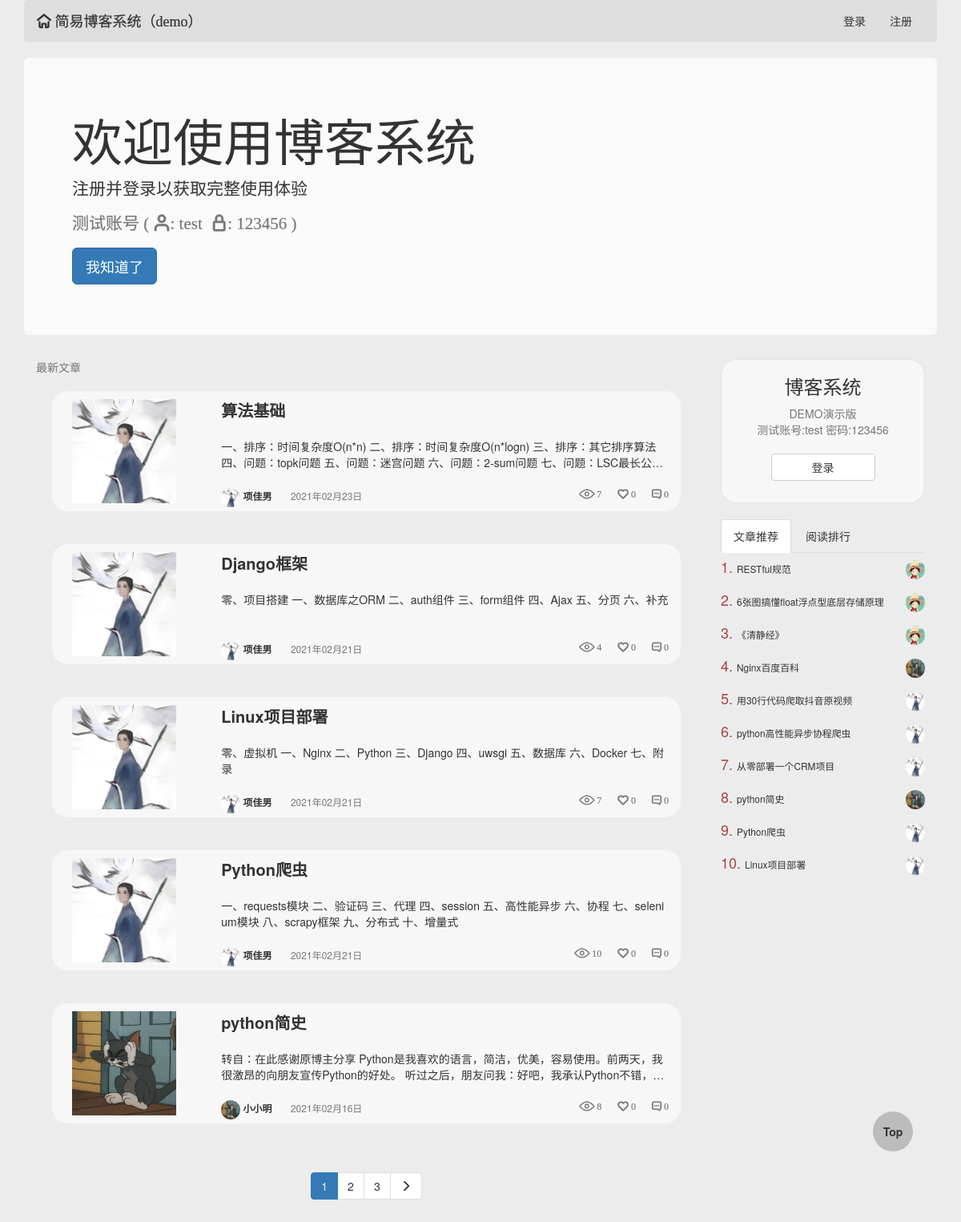
The app's page /, older data.
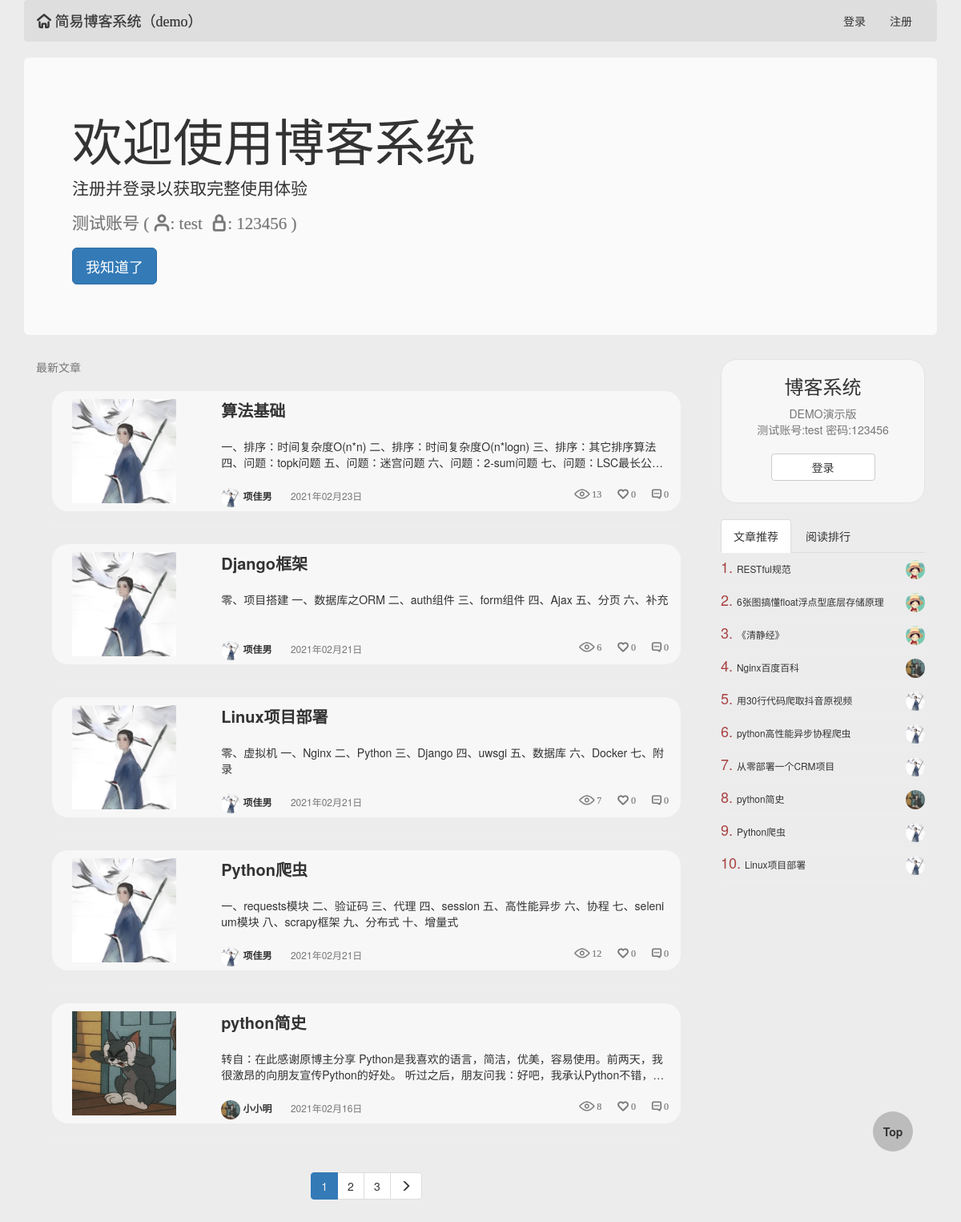
The same page, newer data.
### blog/models.py (models this page shows, shortened)
class Article(models.Model):
    title = models.CharField(max_length=64, verbose_name='文章标题')
    desc = models.CharField(max_length=256, verbose_name='文章描述信息')
    create_time = models.DateTimeField(auto_now_add=True, verbose_name='文章创建日期')
    content = models.TextField()
    view_count = models.IntegerField(default=0)
    like_count = models.IntegerField(default=0)
    dislike_count = models.IntegerField(default=0)
    comment_count = models.IntegerField(default=0)
    user = models.ForeignKey('UserInfo', on_delete=models.CASCADE)
    tag = models.ManyToManyField('Tag')

class UserInfo(AbstractUser):
    create_time = models.DateTimeField(auto_now_add=True, verbose_name='用户创建时间')
    avatar = models.FileField(upload_to='avatars/', default='avatars/default.png')
    blog_site = models.OneToOneField('BlogSite', null=True, on_delete=models.CASCADE)
    def __str__(self):
        return self.username

### blog/views.py (the view)
# urls.py: 2. Add a URL to urlpatterns:  path('', views.home, name='home')
def home(request):
    if not request.session.get('welcome'):
        request.session['welcome'] = 'first'
    else:
        request.session['welcome'] = 'again'
    article_list = Article.objects.all().order_by('-create_time')
    current_page, page_range, current_page_num = my_paginator(request, article_list, 5)
    form_login = UserFormLogin()
    form_reg = UserFormReg()
    return render(request, "home.html", locals())

### blog/templatetags/my_tags.py (called while the page is built)
@register.inclusion_tag('parts/side-right.html')
def get_side_right_style(request):
    article_list_hot = Article.objects.order_by('-like_count')[:10]
    article_list_view = Article.objects.order_by('-view_count')[:10]
    return {'article_list_hot': article_list_hot, 'article_list_view': article_list_view, 'request': request}

@register.inclusion_tag('parts/header.html')
def get_header_style(request):
    form_login = UserFormLogin()
    form_reg = UserFormReg()
    username = UserInfo.objects.filter(username=request.user.username).first()
    blog_site = BlogSite.objects.filter(userinfo=username).first()
    return {'form_login': form_login, 'form_reg': form_reg, 'request': request, 'blog_site': blog_site}

@register.inclusion_tag('parts/paginator.html')
def get_paginator_style(current_page, page_range, current_page_num):
    return {'current_page': current_page, 'page_range': page_range, 'current_page_num': current_page_num}

### blog/views.py (called while the page is built)
def my_paginator(request, article_list, max_item):
    paginator = Paginator(article_list, max_item)
    current_page_num = int(request.GET.get('page', 1))
    try:  # 正常页码
        current_page = paginator.page(current_page_num)
    except EmptyPage as e:  # 错误页码，设置为1
        current_page = paginator.page(1)
    num = 3  # 显示的页面总个数：(num * 2) + 1
    if paginator.num_pages > (num * 2) + 1:
        if current_page_num - num <= 0:
            page_range = range(1, (num * 2) + 2)
        elif current_page_num + num > paginator.count:
            page_range = range(paginator.count - (num * 2), paginator.count + 1)
        else:
            page_range = range(current_page_num - num, current_page_num + num + 1)
    else:
        page_range = paginator.page_range
    return current_page, page_range, current_page_num

### templates/home.html (shortened to what this page needs)
{% extends "base0.html" %}
{% block body %}
    <div class="header">
        {% load my_tags %}
        {% get_header_style request %}
    </div>
    {% if request.session.welcome == 'first' %}
        <div class="jumbotron welcome">
            <h1>欢迎使用博客系统</h1>
            <p>注册并登录以获取完整使用体验</p>
            <p class="iconfont text-muted">测试账号 (&nbsp;&#xe62f;:&nbsp;test&nbsp;&nbsp;&#xe627;:&nbsp;123456&nbsp;)</p>
            <p><span id="welcome-btn" class="btn btn-primary btn-lg">我知道了</span></p>
        </div>
    {% endif %}
    <div class="col-md-9">
        <span class="text-muted">最新文章</span>
        <div class="article-list">
            {% for article in current_page %}
                <div class="article-item clearfix bg-info">
                    <div class="col-md-3">
                        <div class="view-img">
                            <a href="/{{ article.user.username }}/articles/{{ article.id }}">
                                <img src="/media/{{ article.user.avatar }}" height="130">
                            </a>
                        </div>
                    </div>
                    <div class="col-md-9">
                        <div class="media-right view-title">
                            <p>
                                <a href="/{{ article.user.username }}/articles/{{ article.id }}">{{ article.title }}</a>
                            </p>
                            <span>
                            {{ article.desc }}
                        </span>
                        </div>
                        <div class="pull-left text-muted view-other">
                            <a href="/{{ article.user }}/">
                                <img src="/media/{{ article.user.avatar }}">
                                {{ article.user }}
                            </a>
                            <span class="">{{ article.create_time|date:'Y年m月d日' }}</span>
                            <span class="pull-right iconfont">&#xe630; {{ article.comment_count }}</span>
                            <span class="pull-right iconfont">&#xe626; {{ article.like_count }}</span>
                            <span class="pull-right iconfont">&#xe601; {{ article.view_count }}</span>
                        </div>
                    </div>
                </div>
                <hr>
            {% endfor %}
            {% load my_tags %}
            {% get_paginator_style current_page page_range current_page_num %}
        </div>
    </div>
    <div class="col-md-3">
        {% load my_tags %}
        {% get_side_right_style request %}
    </div>
{% endblock %}

### templates/base0.html (shortened to what this page needs)
<!DOCTYPE html>
<html lang="en">
<head>
    <link href="/static/blog/home.css" rel="stylesheet">
    <link href="/static/blog/reset.css" rel="stylesheet">
    <link href="/static/blog/auth.css" rel="stylesheet">
    <link href="/static/blog/article.css" rel="stylesheet">
    <link href="/static/blog/fonts/fonts.css" rel="stylesheet">
    <link href="https://cdn.bootcdn.net/ajax/libs/twitter-bootstrap/3.3.7/css/bootstrap.min.css" rel="stylesheet">
</head>
<body>
<div class="container">
    {% block body %}{% endblock %}
    <div class="go-top">
        <a href="#">Top</a>
    </div>
</div>
</body>
</html>

### templates/parts/header.html (shortened to what this page needs)
<nav class="navbar navbar-default">
    <div class="container-fluid">
        <div class="navbar-header">
            <a class="navbar-brand iconfont" href="/home/">&#xe62e; 简易博客系统（demo）</a>
        </div>
        <div class="collapse navbar-collapse" id="bs-example-navbar-collapse-1">
            {% if request.user.is_anonymous %}
                <ul class="nav navbar-nav navbar-right">
                    <li>
                        <a href="#" data-toggle="modal" data-target=".login-modal" class="auth">登录</a>
                    </li>
                    <li>
                        <a href="#" data-toggle="modal" data-target=".reg-modal" class="auth">注册</a>
                    </li>
                </ul>
            {% endif %}
        </div>
    </div>
</nav>

### templates/parts/paginator.html (shortened to what this page needs)
<nav aria-label="Page navigation" class="center-block text-center">
    <ul class="pagination">
        {% for i in page_range %}
            {% if current_page_num == i %}
                <li class="active"><a href="?page={{ i }}" style="color: #eeeeee!important;">{{ i }}</a></li>
            {% else %}
                <li><a href="?page={{ i }}">{{ i }}</a></li>
            {% endif %}
        {% endfor %}
        {% if current_page.has_next %}
            <li>
                <a href="?page={{ current_page.next_page_number }}" aria-label="Next">
                    <span aria-hidden="true" class="glyphicon glyphicon-menu-right"></span>
                </a>
            </li>
        {% endif %}
    </ul>
</nav>

### templates/parts/side-right.html (shortened to what this page needs)
{% if request.user.is_anonymous %}
    <div class="side-right-header">
        <span class="center-block text-center h3">博客系统</span>
        <span class="center-block text-center text-muted">DEMO演示版</span>
        <span class="center-block text-center text-muted">测试账号:test 密码:123456</span>
        <a href="#" data-toggle="modal" data-target=".login-modal" class="auth">
            <span class="btn btn-default center-block text-center btn-login">登录</span>
        </a>
    </div>
{% endif %}
<br>
<ul class="nav nav-tabs" role="tablist">
    <li role="presentation" class="active">
        <a href="#article_list_hot" aria-controls="home" role="tab" data-toggle="tab">文章推荐</a>
    </li>
    <li role="presentation">
        <a href="#article_list_view" aria-controls="profile" role="tab" data-toggle="tab">阅读排行</a>
    </li>
</ul>
<div class="tab-content">
    <div role="tabpanel" class="tab-pane active" id="article_list_hot">
        {% for article in article_list_hot %}
            <div class="article-item-right clearfix">
                <div class="view-title small">
                    <span class="text-danger h4">{{ forloop.counter }}. </span>
                    <a href="/{{ article.user.username }}/articles/{{ article.id }}" class="title">
                        {{ article.title }}
                    </a>
                    <a href="/{{ article.user }}/" class="avatar">
                        <img src="/media/{{ article.user.avatar }}">
                    </a>
                </div>
            </div>
        {% endfor %}
    </div>
</div>

### static/blog/home.css (style rules this page uses)
.go-top { position: fixed; width: 50px; height: 50px; top: 90%; right: 5%; border-radius: 50px; background-color: rgba(0,0,0,0.2); }
.go-top a { display: block; color: white; font-weight: bold; width: 50px; height: 50px; line-height: 50px; text-align: center; }

### static/blog/auth.css (style rules this page uses)
.btn, .btn:hover, a, a:hover { transition: all .3s ease-in-out; }
.article-item { transition: all .3s ease-in-out; }

### static/blog/article.css (style rules this page uses)
.welcome, .welcome-login { display: none; }
.article-list { padding: 20px !important; }
.article-item { border-radius: 20px !important; }
.article-item .view-img { width: 100%; height: 150px; }
.article-item .view-img img { margin: 10px !important; }
.article-item .view-title { width: 100%; height: 120px; padding: 10px 0; }
.article-item .view-title p { -webkit-box-orient: vertical; text-overflow: ellipsis; overflow: hidden; word-break: break-all; display: -webkit-box; -webkit-line-clamp: 1; font-size: 20px; font-weight: bold; }
.article-item .view-title span { -webkit-box-orient: vertical; text-overflow: ellipsis; overflow: hidden; word-break: break-all; display: -webkit-box; -webkit-line-clamp: 2; padding-top: 10px; }
.view-other { width: 100%; height: 30px; }
.view-other img { width: 24px; height: 24px; border-radius: 12px; }
.view-other span { margin-left: 20px; font-size: 12px; }
.view-other a { font-weight: bold; font-size: 12px !important; }
.side-right-header { width: 100%; height: 180px; border: 1px solid #e3e3e3; border-radius: 20px; background-color: #f7f7f7; }
.side-right-header .btn-login { margin-top: 20px; width: 130px; }
.article-item-right { width: 100%; border-bottom: 1px solid #eeeeee; }
.article-item-right .view-title { width: 100%; padding: 0; margin: 0; }
.article-item-right .view-title .title { line-height: 40px; }
.article-item-right .view-title .avatar { float: right; }
.article-item-right .view-title img { width: 24px; height: 24px; margin-top: 9px; border-radius: 12px; }

Row changes from the older to the newer data that the page shows:
changed Article "算法基础": view_count "7" → "13"
changed Article "Django框架": view_count "4" → "6"
changed Article "Python爬虫": view_count "10" → "12"
